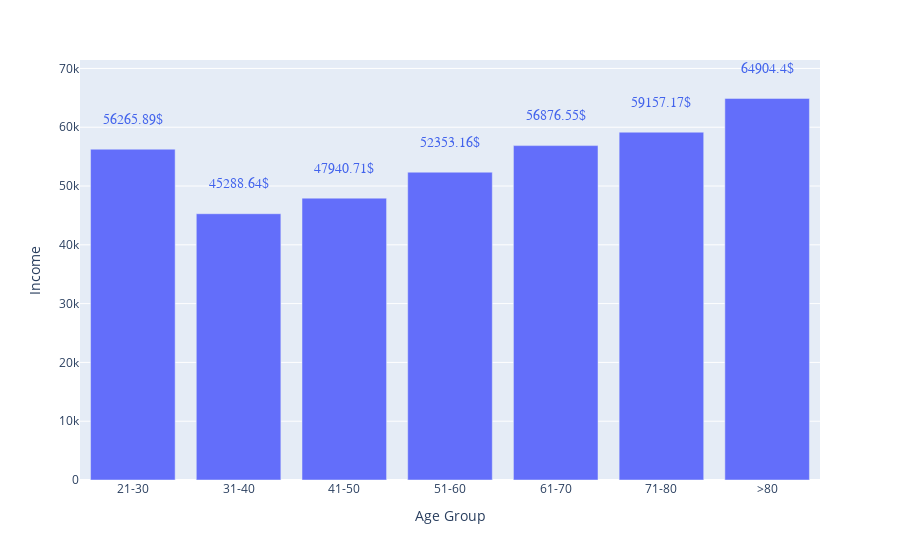

Notebook cell for this chart:
### Markdown cell above
<div class="alert alert-block alert-warning">
Please note that plotly figure will not show when it is uploaded to GitHib due to static stuff. So you can rerun the code once you have it on your Local machine or Check out the Link I include in the repo that display the notebook on web.
</div>

### Code cell
mask = df_cut.groupby("Age Group")["Income"].mean()
mask = mask.reset_index()
fig = px.bar(data_frame=mask, x="Age Group", y="Income", height=500)

annotation = []
for x, y in zip(mask["Age Group"], mask["Income"]):
    annotation.append(
        dict(x=x, y=y +5000,
             text=str(round(y, 2)) + '$',
             font=dict(family='Arial', size=14, color='rgb(66, 99, 236)'), showarrow=False)
    )
fig.update_xaxes(categoryorder='array', categoryarray= ["21-30", "31-40"])
fig.update_layout(annotations=annotation)
fig.show()

### Figure 1 — Plotly figure (JSON) as saved in the notebook; plotly's stock layout.template omitted (floating-point values rounded to 4 significant figures)
{"data": [{"alignmentgroup": "True", "hovertemplate": "Age Group=%{x}<br>Income=%{y}<extra></extra>", "legendgroup": "", "marker": {"color": "#636efa", "pattern": {"shape": ""}}, "name": "", "offsetgroup": "", "orientation": "v", "showlegend": false, "textposition": "auto", "type": "bar", "x": ["21-30", "31-40", "41-50", "51-60", "61-70", "71-80", ">80"], "xaxis": "x", "y": [56270.0, 45290.0, 47940.0, 52350.0, 56880.0, 59160.0, 64900.0], "yaxis": "y"}], "layout": {"annotations": [{"font": {"color": "rgb(66, 99, 236)", "family": "Arial", "size": 14}, "showarrow": false, "text": "56265.89$", "x": "21-30", "y": 61270.0}, {"font": {"color": "rgb(66, 99, 236)", "family": "Arial", "size": 14}, "showarrow": false, "text": "45288.64$", "x": "31-40", "y": 50290.0}, {"font": {"color": "rgb(66, 99, 236)", "family": "Arial", "size": 14}, "showarrow": false, "text": "47940.71$", "x": "41-50", "y": 52940.0}, {"font": {"color": "rgb(66, 99, 236)", "family": "Arial", "size": 14}, "showarrow": false, "text": "52353.16$", "x": "51-60", "y": 57350.0}, {"font": {"color": "rgb(66, 99, 236)", "family": "Arial", "size": 14}, "showarrow": false, "text": "56876.55$", "x": "61-70", "y": 61880.0}, {"font": {"color": "rgb(66, 99, 236)", "family": "Arial", "size": 14}, "showarrow": false, "text": "59157.17$", "x": "71-80", "y": 64160.0}, {"font": {"color": "rgb(66, 99, 236)", "family": "Arial", "size": 14}, "showarrow": false, "text": "64904.4$", "x": ">80", "y": 69900.0}], "autosize": true, "barmode": "relative", "legend": {"tracegroupgap": 0}, "margin": {"t": 60}, "xaxis": {"anchor": "y", "autorange": true, "categoryarray": ["21-30", "31-40"], "categoryorder": "array", "domain": [0, 1], "range": [-0.5, 6.5], "title": {"text": "Age Group"}, "type": "category"}, "yaxis": {"anchor": "x", "autorange": true, "domain": [0, 1], "range": [0, 71900.0], "title": {"text": "Income"}, "type": "linear"}}}
